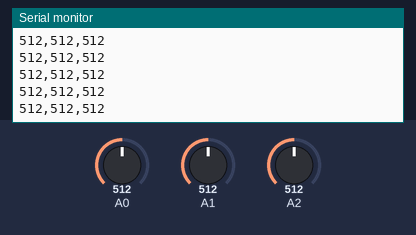
A sketch run on a simulated Arduino Uno, built with avr-gcc and run on an emulated ATmega328P. Parts: the last lines printed to the serial monitor. The inputs (shaded band) are chosen by the test bench; at power-on: A0 = 512, A1 = 512, A2 = 512.

Above: at 1.2 s.
1.3 s: A0 set to 716
At 1.8 s:
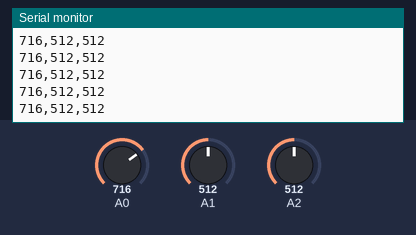
2.8 s: A1 set to 716
At 3.8 s:
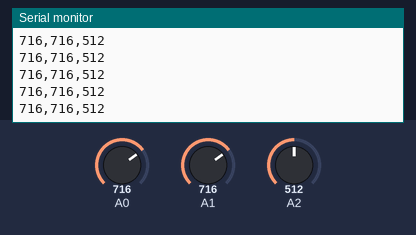
5.8 s: A2 set to 716
At 6.8 s:
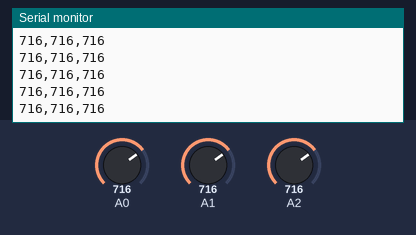
7.3 s: A0 set to 900
At 8.1 s:
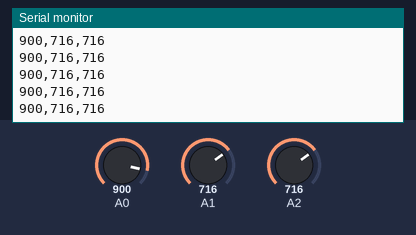
8.8 s: A1 set to 900
At 9.4 s:
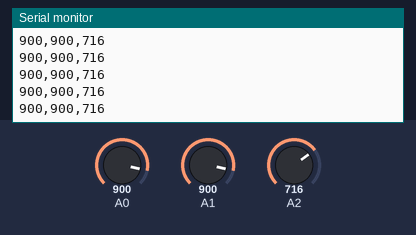
10.3 s: A2 set to 900
At 11.0 s:
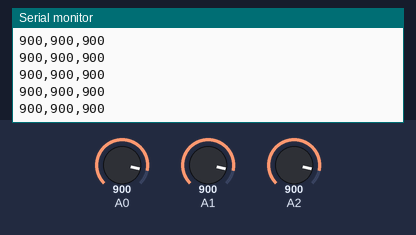
Timing chart, 0 to 12.8 s (numbered marks = the images above; inputs shaded):
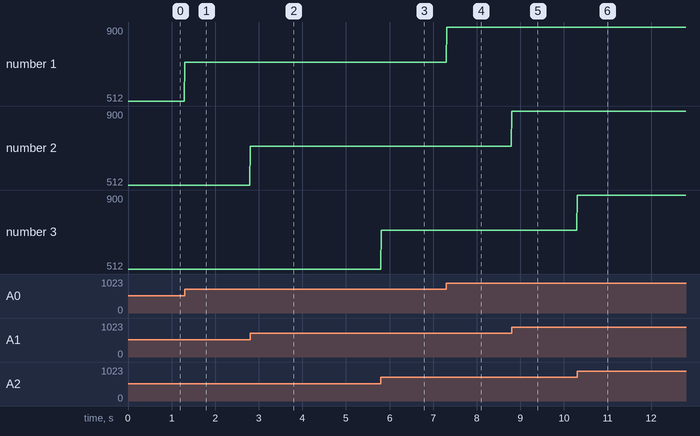

Measured:
- after the input at 1.3 s, the serial monitor: prints a new line at once (image 1)
- after the input at 2.8 s, the serial monitor: prints a new line at once (image 2)
- after the input at 5.8 s, the serial monitor: prints a new line at once (image 3)
- after the input at 7.3 s, the serial monitor: prints a new line at once (image 4)
- after the input at 8.8 s, the serial monitor: prints a new line at once (image 5)
- after the input at 10.3 s, the serial monitor: prints a new line at once (image 6)
- plotted number 1: 512 → 716 after the input at 1.3 s, 716 → 900 after the input at 7.3 s

The sketch:

potenciometer.ino
```cpp
// Código Arduino
void setup() {
  Serial.begin(115200); // Velocidad rápida
}

void loop() {
  // Leer los 3 sensores
  int val1 = analogRead(A0); // Cadera (Hip)
  int val2 = analogRead(A1); // Rodilla (Knee)
  int val3 = analogRead(A2); // Tobillo (Ankle)

  // Enviar en formato CSV: "1023,512,0"
  Serial.print(val1);
  Serial.print(",");
  Serial.print(val2);
  Serial.print(",");
  Serial.println(val3); // El último lleva println para el salto de línea

  delay(10); // Pequeña pausa para estabilidad
}
```
